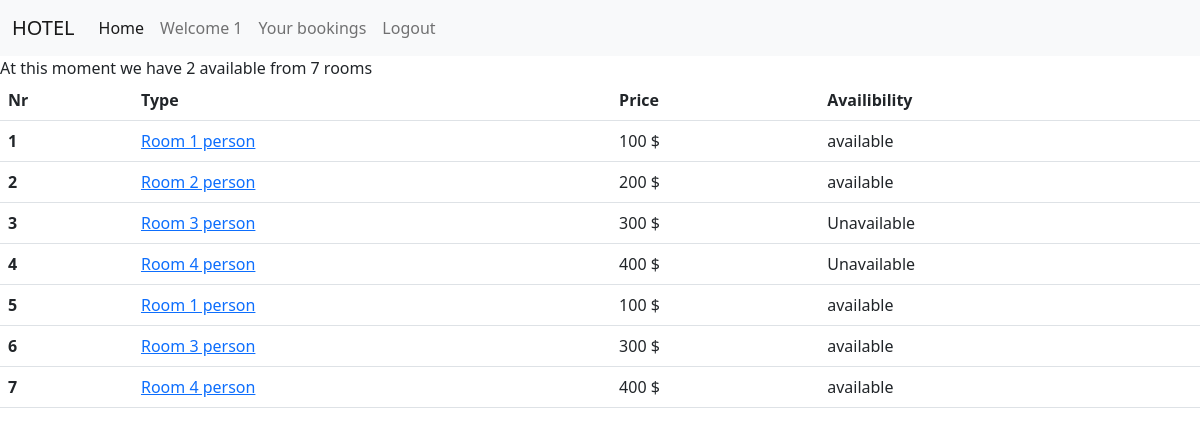
Page / (signed in) on the committed database.
### account/models.py (models this page shows, shortened)
class Accounts(AbstractBaseUser):  #dla zwyklego uztkownika
    first_name =     models.CharField(max_length=50)
    last_name  =     models.CharField(max_length=50)
    username =       models.CharField(max_length=50, unique=True)
    email =          models.EmailField(max_length=50, unique=True)
    phone_number =   models.CharField(max_length=50)
    date_joined = models.DateTimeField(auto_now_add=True)
    last_login = models.DateTimeField(auto_now_add=True)
    is_admin = models.BooleanField(default=False)
    is_staff = models.BooleanField(default=False)
    is_active = models.BooleanField(default=True)
    is_superadmin = models.BooleanField(default=False)
    USERNAME_FIELD = 'email'
    REQUIRED_FIELDS = ['username', 'first_name', 'last_name']
    objects = MyAccountManager() # mowimy ze zarządzamy poprzez klase MyAccountManager

class Room(models.Model):
    id = models.UUIDField(primary_key=True, default=uuid.uuid4, editable=False)
    room_type_id = models.ForeignKey(RoomType, on_delete=models.CASCADE)
    room_status_id = models.ForeignKey(RoomStatus, on_delete=models.CASCADE)
    room_no = models.CharField(max_length=5, unique=True)
    price = models.CharField(max_length=10)
    created_at = models.DateTimeField(auto_now_add=True, null=True)
    updated_at = models.DateTimeField(auto_now=True, null=True)
    is_active = models.BooleanField(default=False)

class RoomType(models.Model):
    id = models.UUIDField(primary_key=True, default=uuid.uuid4, editable=False)
    type = models.CharField(max_length=30, unique=True)
    price = models.CharField(max_length=10)
    created_at = models.DateTimeField(auto_now_add=True, null=True)
    updated_at = models.DateTimeField(auto_now=True, null=True)
    def __str__(self):
        return f'Room {self.type}  person' #price: {self.price}'

class RoomStatus(models.Model):
    id = models.UUIDField(primary_key=True, default=uuid.uuid4, editable=False)
    status = models.CharField(max_length=20, unique=True)
    created_at = models.DateTimeField(auto_now_add=True, null=True)
    updated_at = models.DateTimeField(auto_now=True, null=True)
    def __str__(self):
        return f' {self.status}'

### account/views.py (the view)
# urls.py: path('', views.home, name='home'),
def home(request):
    rooms = Room.objects.all()#.filter(is_active=True)
    room_status = RoomStatus.objects.all()
    count_all = rooms.count()
    count_available = room_status.count()
    context = {'rooms': rooms,
               'count_available': count_available,
               'count_all': count_all,
               'room_status': room_status}
    return render(request, 'home.html', context)

### account/templates/home.html (shortened to what this page needs)
{% extends 'base.html' %}
{% block content %}
At this moment we have {{ count_available }} available from {{ count_all}} rooms
<table class="table">
  <thead>
    <tr>
      <th scope="col">Nr</th>
      <th scope="col">Type</th>
      <th scope="col">Price</th>
      <th scope="col">Availibility</th>
    </tr>
  </thead>
  <tbody>
  {% for room in rooms %}
    <tr>
      <th scope="row">{{ room.room_no }}</th>
      <td> <a href="{% url 'room_detail_view' room.pk %}">{{ room.room_type_id }}</td>
      <td>{{ room.price }}</td>
      <td>{{ room.room_status_id}}</td>
    </tr>
  {% endfor %}
  </tbody>
</table>
{% endblock %}

### account/templates/base.html (shortened to what this page needs)
{% load static %}
<!doctype html>
<html lang="en">
  <head>
    <link href="https://cdn.jsdelivr.net/npm/bootstrap@5.2.2/dist/css/bootstrap.min.css" rel="stylesheet">
  </head>
  <body>
  </body>
</html>
<nav class="navbar navbar-expand-lg bg-light">
  <div class="container-fluid">
    <a class="navbar-brand" href="#">HOTEL</a>
    <div class="collapse navbar-collapse" id="navbarNavAltMarkup">
      <div class="navbar-nav">
        <a class="nav-link active" aria-current="page" href="{% url 'home' %}">Home</a>
        {% if user.is_authenticated %}
        <a class="nav-link ">Welcome {{ user.first_name }}</a>
        <a class="nav-link "href="{% url 'booked_rooms' %}">Your bookings</a>
        <a class="nav-link " href="{% url 'logout_view' %}">Logout</a>
        {% else %}
        <a class="nav-link" href="{% url 'register_superuser' %}">Register Superuser</a>
        <a class="nav-link" href="{% url 'register_user' %}">Register User</a>
        <a class="nav-link" href="{% url 'login' %}">Login</a>
        {% endif %}
      </div>
    </div>
  </div>
</nav>
{% block content %}
{% endblock %}

### rows in the picture
Accounts: first_name "1"
Room: room_no "1", room_type_id "Room 1 person", price "100 $", room_status_id "available"
Room: room_no "2", room_type_id "Room 2 person", price "200 $", room_status_id "available"
Room: room_no "3", room_type_id "Room 3 person", price "300 $", room_status_id "Unavailable"
Room: room_no "4", room_type_id "Room 4 person", price "400 $", room_status_id "Unavailable"
Room: room_no "5", room_type_id "Room 1 person", price "100 $", room_status_id "available"
Room: room_no "6", room_type_id "Room 3 person", price "300 $", room_status_id "available"
Room: room_no "7", room_type_id "Room 4 person", price "400 $", room_status_id "available"

### other values in the picture
{{ count_available }} "2"
{{ count_all }} "7"
